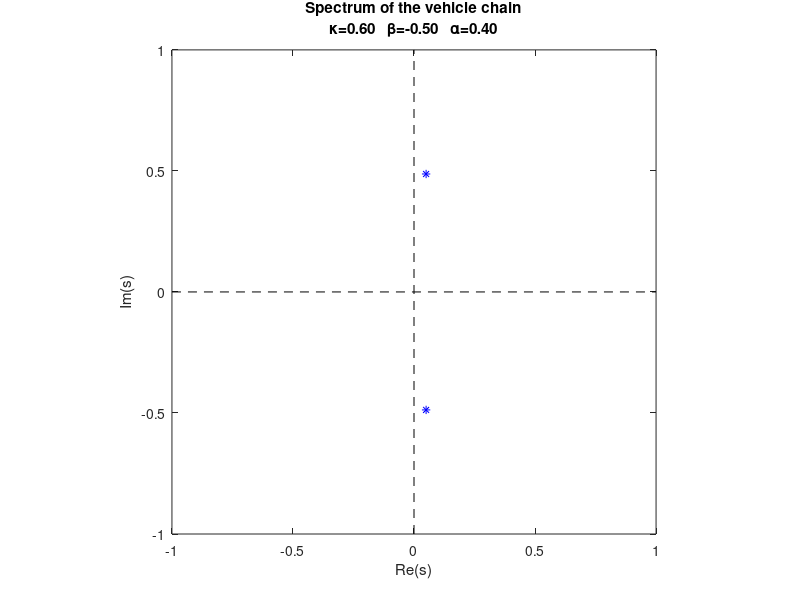

Source code (MATLAB):
%% Create spectrum plots for the vehicle chain
clear; %close all; clc;

%% Parameters
beta=-0.5;	% -0.5, -0.4, 0.5, 0.5,  0.5
alpha=0.4;	%  0.4,  0.4, 0.4,   0, -0.1
kappa=0.6;

% range of plot
Remin=-1;
Remax=1;
Immin=-1;
Immax=1;

%% Eigenvalues
% calculate eigenvalues
s1 = -(alpha+beta)/2 + sqrt((alpha+beta)^2/4 - alpha*kappa);
s2 = -(alpha+beta)/2 - sqrt((alpha+beta)^2/4 - alpha*kappa);

%% Spectrum plot
% plot eigenvalues
figure(1); clf; hold on; box on;
plot([Remin,Remax],[0,0],'k--');
plot([0,0],[Immin,Immax],'k--');
plot(real(s1),imag(s1),'b*');
plot(real(s2),imag(s2),'b*');
axis([Remin,Remax,Immin,Immax]);
pbaspect([1,1,1]);
xlabel('Re(s)');
ylabel('Im(s)');
title(['Spectrum of the vehicle chain',10,...
       '\kappa=',num2str(kappa,'%3.2f'),...
       '   \beta=',num2str(beta,'%3.2f'),'   \alpha=',num2str(alpha,'%3.2f')]);